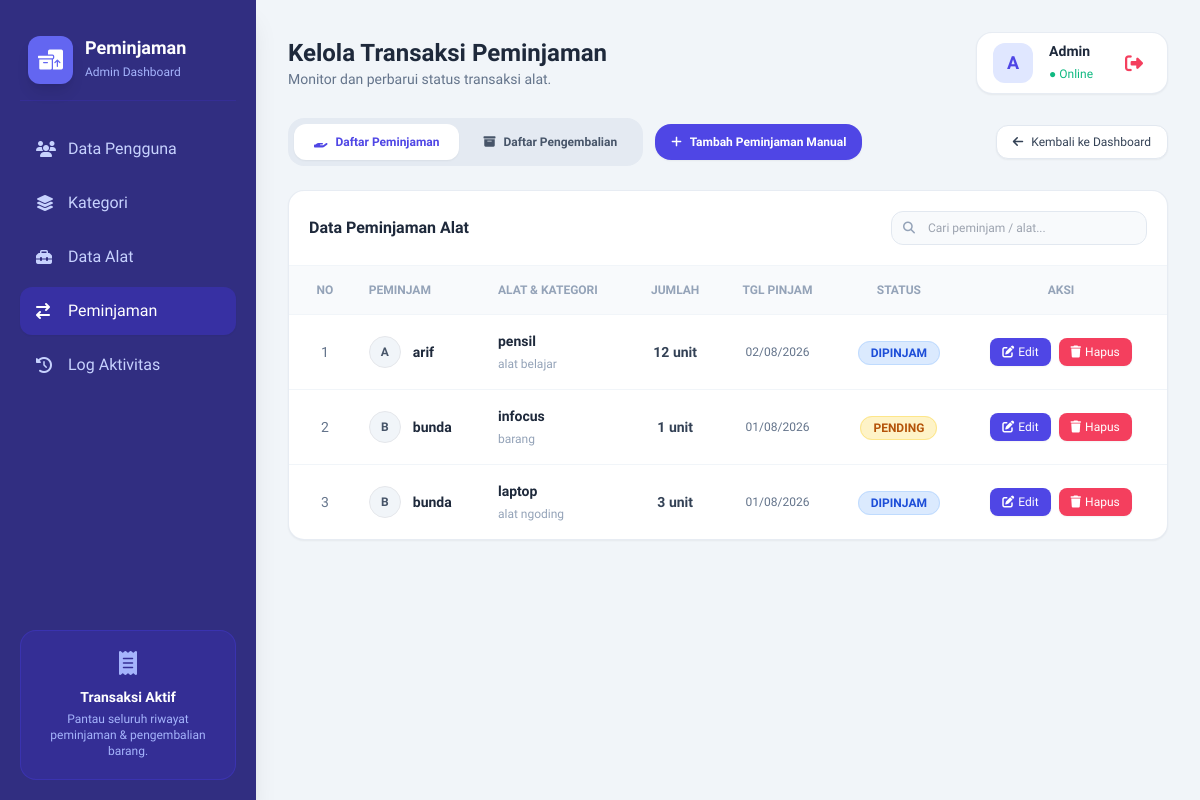
Screenshot of /view/v_peminjaman_admin.php?tipe=pinjam (signed in) with the database file from the repository.
### tables this page shows
CREATE TABLE `peminjaman` (
  `id_peminjaman` int NOT NULL,
  `id_user` int DEFAULT NULL,
  `id_alat` int DEFAULT NULL,
  `jumlah_pinjam` int DEFAULT NULL,
  `tgl_pinjam` timestamp NULL DEFAULT NULL,
  `tgl_kembali_asli` timestamp NULL DEFAULT NULL,
  `status` enum('pending','dipinjam','kembali') DEFAULT 'pending',
  `kondisi_keluar` varchar(50) DEFAULT 'Bagus',
  `kondisi_masuk` varchar(50) DEFAULT NULL,
  `id_petugas` int DEFAULT NULL
);

CREATE TABLE `user` (
  `id_user` int NOT NULL,
  `username` varchar(50) DEFAULT NULL,
  `password` varchar(255) NOT NULL,
  `role` enum('admin','petugas','peminjam') DEFAULT NULL,
  `no_hp` varchar(20) NOT NULL
);

CREATE TABLE `alat` (
  `id_alat` int NOT NULL,
  `id_kategori` int DEFAULT NULL,
  `nama_alat` varchar(70) DEFAULT NULL,
  `stok` int DEFAULT NULL,
  `foto` text
);

CREATE TABLE `kategori` (
  `id_kategori` int NOT NULL,
  `nama_kategori` varchar(50) DEFAULT NULL,
  `keterangan_kategori` varchar(70) NOT NULL
);

### view/v_peminjaman_admin.php (the view, shortened to what the rows shown need)
<?php
include '../controller/c_peminjaman.php';
$tipe_halaman = $_GET['tipe'] ?? 'pinjam';
?>
<!DOCTYPE html>
<html lang="id">
<head>
    <script src="https://cdn.tailwindcss.com"></script>
    <link rel="stylesheet" href="https://cdnjs.cloudflare.com/ajax/libs/font-awesome/6.4.0/css/all.min.css">
</head>
<body class="bg-slate-100 text-slate-800 antialiased">
    <div class="flex min-h-screen">
        <aside class="w-64 bg-indigo-900 text-white flex flex-col justify-between p-5 shadow-xl">
            <div>
                <div class="flex items-center gap-3 px-2 py-4 border-b border-indigo-800/60 mb-6">
                    <div>
                        <h1 class="font-bold text-lg leading-tight">Peminjaman</h1>
                    </div>
                </div>
            </div>
        </aside>
        <main class="flex-1 p-8 overflow-y-auto">
            <header class="flex justify-between items-center mb-6">
                <div>
                    <h2 class="text-2xl font-bold text-slate-800">
                        Kelola Transaksi <?= ($tipe_halaman == 'kembali') ? 'Pengembalian' : 'Peminjaman'; ?>
                    </h2>
                </div>
            </header>
            <section class="bg-white rounded-2xl border border-slate-200/80 shadow-sm overflow-hidden">
                <div class="overflow-x-auto">
                    <table class="w-full text-left border-collapse" id="dataTable">
                        <thead>
                            <tr class="bg-slate-50 border-b border-slate-100 text-slate-400 text-xs uppercase font-semibold">
                                <th class="p-4 pl-6 text-center">No</th>
                                <th class="p-4">Peminjam</th>
                                <th class="p-4">Alat & Kategori</th>
                                <th class="p-4 text-center">Jumlah</th>
                                <?php if ($tipe_halaman == 'kembali'): ?>
                                    <th class="p-4 text-center">Kondisi Masuk</th>
                                    <th class="p-4 text-center">Tgl Kembali</th>
                                <?php else: ?>
                                    <th class="p-4 text-center">Tgl Pinjam</th>
                                <?php endif; ?>
                                <th class="p-4 text-center">Status</th>
                                <th class="p-4 text-center pr-6">Aksi</th>
                            </tr>
                        </thead>
                        <tbody class="divide-y divide-slate-100 text-sm">
                            <?php
                            $no = 1;
                            if ($isi_tabel && mysqli_num_rows($isi_tabel) > 0):
                                while($row = mysqli_fetch_object($isi_tabel)):
                                    $nama_user = !empty($row->username) ? $row->username : ($row->nama_peminjam ?? 'User');
                            ?>
                                <tr class="hover:bg-slate-50/80 transition search-row">
                                    <td class="p-4 pl-6 text-center font-medium text-slate-500"><?= $no++; ?></td>
                                    <td class="p-4 font-semibold text-slate-800">
                                        <div class="flex items-center gap-3">
                                            <div class="w-8 h-8 rounded-full bg-slate-100 text-slate-600 flex items-center justify-center font-bold text-xs border">
                                                <?= strtoupper(substr($nama_user, 0, 1)); ?>
                                            </div>
                                            <span class="search-peminjam"><?= htmlspecialchars($nama_user); ?></span>
                                        </div>
                                    </td>
                                    <td class="p-4">
                                        <p class="font-bold text-slate-800 mb-0.5 search-alat"><?= htmlspecialchars($row->nama_alat); ?></p>
                                        <span class="text-xs text-slate-400 font-medium"><?= htmlspecialchars($row->nama_kategori ?? 'Umum'); ?></span>
                                    </td>
                                    <td class="p-4 text-center font-semibold text-slate-700">
                                        <?= $row->jumlah_pinjam; ?> unit
                                    </td>
                                    <?php if ($tipe_halaman == 'kembali'): ?>
                                        <td class="p-4 text-center">
                                            <?php
                                            $k_masuk = $row->kondisi_masuk ?? 'Baik';
                                            $bg_k = ($k_masuk == 'Baik') ? 'bg-emerald-50 text-emerald-600 border-emerald-200' : 'bg-amber-50 text-amber-600 border-amber-200';
                                            ?>
                                            <span class="px-2.5 py-1 rounded-lg text-xs font-semibold border <?= $bg_k; ?>">
                                                <?= htmlspecialchars($k_masuk); ?>
                                            </span>
                                        </td>
                                        <td class="p-4 text-center text-xs text-slate-500 font-medium">
                                            <?= !empty($row->tgl_kembali_asli) ? date('d/m/Y H:i', strtotime($row->tgl_kembali_asli)) : '-'; ?>
                                        </td>
                                    <?php else: ?>
                                        <td class="p-4 text-center text-xs text-slate-500 font-medium">
                                            <?= !empty($row->tgl_pinjam) ? date('d/m/Y', strtotime($row->tgl_pinjam)) : '-'; ?>
                                        </td>
                                    <?php endif; ?>
                                    <td class="p-4 text-center">
                                        <?php
                                        $st = strtolower($row->status);
                                        if ($st == 'kembali'):
                                        ?>
                                            <span class="px-3 py-1 rounded-full text-xs font-bold bg-emerald-100 text-emerald-700 border border-emerald-200">
                                                KEMBALI
                                            </span>
                                        <?php elseif ($st == 'dipinjam'): ?>
                                            <span class="px-3 py-1 rounded-full text-xs font-bold bg-blue-100 text-blue-700 border border-blue-200">
                                                DIPINJAM
                                            </span>
                                        <?php else: ?>
                                            <span class="px-3 py-1 rounded-full text-xs font-bold bg-amber-100 text-amber-700 border border-amber-200">
                                                <?= strtoupper($row->status); ?>
                                            </span>
                                        <?php endif; ?>
                                    </td>
                                    <td class="p-4 text-center pr-6">
                                        <div class="flex justify-center items-center gap-2">
                                            <?php
                                            if ($tipe_halaman == 'kembali') {
                                                $link_edit = "v_update_kembali.php?aksi=edit_kembali&id=" . $row->id_peminjaman;
                                            } else {
                                                $link_edit = "v_update_pinjam.php?aksi=edit_pinjam&id=" . $row->id_peminjaman;
                                            }
                                            $link_hapus = "../controller/c_peminjaman.php?aksi=hapus&id=" . $row->id_peminjaman . "&tipe=" . $tipe_halaman;
                                            ?>
                                            <a href="<?= $link_edit; ?>"
                                               class="px-3 py-1.5 bg-indigo-600 hover:bg-indigo-700 text-white font-medium text-xs rounded-lg shadow-sm transition flex items-center gap-1">
                                                <i class="fa-solid fa-pen-to-square"></i> Edit
                                            </a>
                                            <button onclick="konfirmasiHapus('<?= $link_hapus; ?>')"
                                                    class="px-3 py-1.5 bg-rose-500 hover:bg-rose-600 text-white font-medium text-xs rounded-lg shadow-sm transition flex items-center gap-1">
                                                <i class="fa-solid fa-trash"></i> Hapus
                                            </button>
                                        </div>
                                    </td>
                                </tr>
                            <?php
                                endwhile;
                            endif; ?>
                        </tbody>
                    </table>
                </div>
            </section>
        </main>
    </div>
</body>
</html>

### rows the page displays
peminjaman: id_user.username "A", id_user.username "arif", id_alat.nama_alat "pensil", kategori.nama_kategori "alat belajar", jumlah_pinjam "12", tgl_pinjam "02/08/2026", status "DIPINJAM"
peminjaman: id_user.username "B", id_user.username "bunda", id_alat.nama_alat "infocus", kategori.nama_kategori "barang", jumlah_pinjam "1", tgl_pinjam "01/08/2026", status "PENDING"
peminjaman: id_user.username "B", id_user.username "bunda", id_alat.nama_alat "laptop", kategori.nama_kategori "alat ngoding", jumlah_pinjam "3", tgl_pinjam "01/08/2026", status "DIPINJAM"

### other values shown
substr($_SESSION['role'] ?? 'A', 0, 1) "A"
$_SESSION['role'] "Admin"
